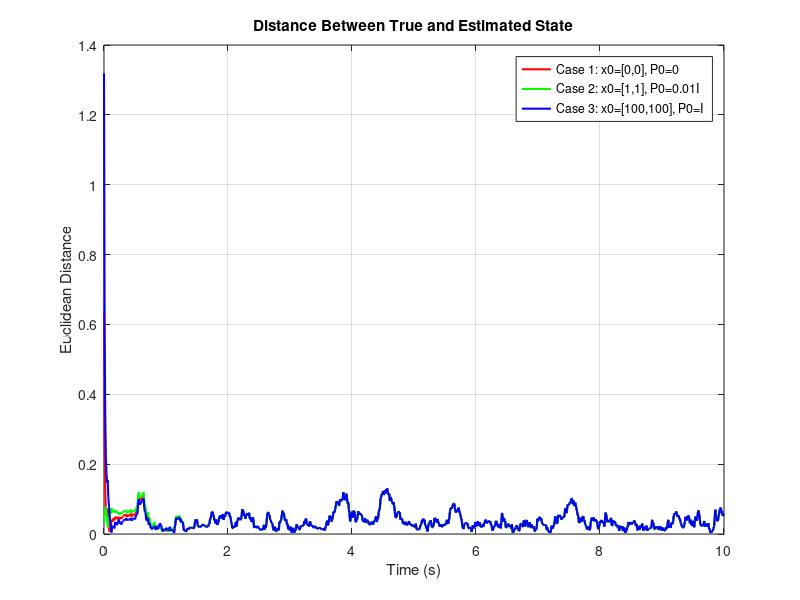
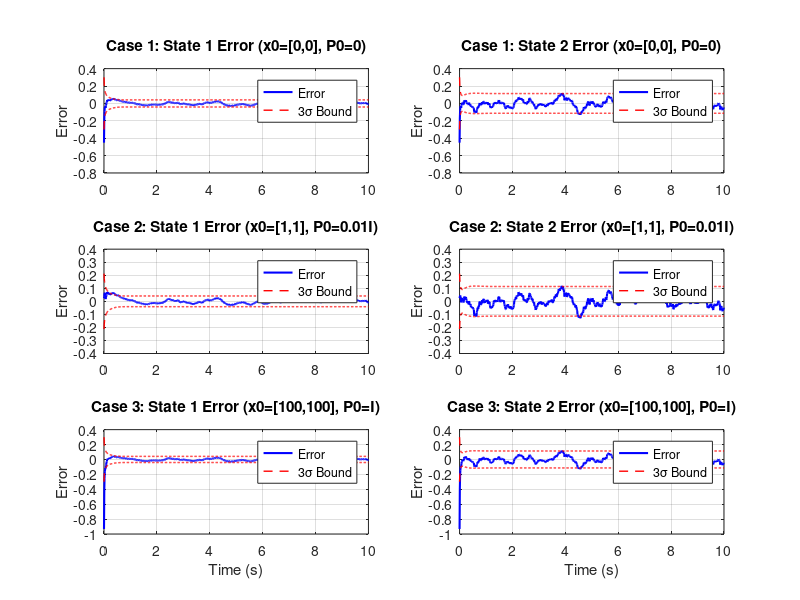

The MATLAB source for these figures, in order: (Note: this script raises an error after producing the figures.)
clear all; close all; clc;

A = [9.9985 * 10^-1, 9.8510 * 10^-3;
    -2.9553 * 10^-2, 9.7030 * 10^-1];
B = [4.9502 * 10^-5;
    9.8510 * 10^-3];

H = [1, 0];  

Q = 1;
R = 0.01;
N = 1001;
dt = 0.01;
time = (0:N-1)' * dt;

x0_true = [1; 1];

% Generate synthetic data
rng(42);
w = sqrt(Q) * randn(N,1);
v = sqrt(R) * randn(N,1);
x_true = zeros(2, N);
x_true(:,1) = x0_true;

for k = 1:N-1
    x_true(:,k+1) = A * x_true(:,k) + B * w(k);
end

y_meas = H * x_true + v';

% Improved Kalman filter function (fixed initialization)
function [x_hat_plus, P_plus, x_hat_minus, P_minus] = ...
    runKalmanFilter(A, B, H, Q, R, y_meas, x_hat0_minus, P0_minus, N)
    
    x_hat_minus = zeros(2, N);
    x_hat_plus = zeros(2, N);
    P_minus = zeros(2,2,N);
    P_plus = zeros(2,2,N);

    % Proper initialization (FIXED)
    x_hat_minus(:,1) = x_hat0_minus;
    P_minus(:,:,1) = P0_minus;  % Corrected assignment
    
    for k = 1:N
        % Update step
        Kk = P_minus(:,:,k) * H' / (H * P_minus(:,:,k) * H' + R);
        x_hat_plus(:,k) = x_hat_minus(:,k) + Kk * (y_meas(k) - H * x_hat_minus(:,k));
        P_plus(:,:,k) = (eye(2) - Kk * H) * P_minus(:,:,k);

        % Propagation step (except for last iteration)
        if k < N
            x_hat_minus(:,k+1) = A * x_hat_plus(:,k);
            P_minus(:,:,k+1) = A * P_plus(:,:,k) * A' + B * Q * B';
        end
    end
end

%% Test different initial conditions (as in assignment)
fprintf('Running Kalman filter with different initial conditions...\n');

% Case 1: Initial state [0,0], P0 = [0 0; 0 0] (overconfident wrong)
[x_hat_plus_1, P_plus_1] = runKalmanFilter(A, B, H, Q, R, y_meas, [1000;1000], [20 20; 20 20], N);

% Case 2: Initial state [1,1], P0 = [0.01 0.01; 0.01 0.01] (good state, moderate uncertainty)
[x_hat_plus_2, P_plus_2] = runKalmanFilter(A, B, H, Q, R, y_meas, [1;1], [0.01 0.01; 0.01 0.01], N);

% Case 3: Initial state [100,100], P0 = [1 1; 1 1] (bad state, high uncertainty)
[x_hat_plus_3, P_plus_3] = runKalmanFilter(A, B, H, Q, R, y_meas, [100;100], [1 1; 1 1], N);

% Calculate errors
error_1 = x_true - x_hat_plus_1;
error_2 = x_true - x_hat_plus_2;
error_3 = x_true - x_hat_plus_3;

% Calculate Euclidean distances
dist1 = sqrt(sum(error_1.^2, 1));
dist2 = sqrt(sum(error_2.^2, 1));
dist3 = sqrt(sum(error_3.^2, 1));

% Plot Euclidean distances (as in assignment)
figure;
plot(time, dist1, 'r-', 'LineWidth', 1.5); hold on;
plot(time, dist2, 'g-', 'LineWidth', 1.5);
plot(time, dist3, 'b-', 'LineWidth', 1.5);
xlabel('Time (s)');
ylabel('Euclidean Distance');
title('Distance Between True and Estimated State');
legend('Case 1: x0=[0,0], P0=0', 'Case 2: x0=[1,1], P0=0.01I', 'Case 3: x0=[100,100], P0=I', 'Location', 'best');
grid on;



%% Plot state errors with 3σ bounds for all cases
figure('Position', [100, 100, 1200, 800]);

% Case 1 - State 1
subplot(3,2,1);
sigma_bounds_1_state1 = 3 * squeeze(sqrt(P_plus_1(1,1,:)));
plot(time, error_1(1,:), 'b', 'LineWidth', 1.5); hold on;
plot(time, sigma_bounds_1_state1, 'r--', 'LineWidth', 1);
plot(time, -sigma_bounds_1_state1, 'r--', 'LineWidth', 1);
ylabel('Error');
title('Case 1: State 1 Error (x0=[0,0], P0=0)');
legend('Error', '3σ Bound', 'Location', 'best');
grid on;

% Case 1 - State 2
subplot(3,2,2);
sigma_bounds_1_state2 = 3 * squeeze(sqrt(P_plus_1(2,2,:)));
plot(time, error_1(2,:), 'b', 'LineWidth', 1.5); hold on;
plot(time, sigma_bounds_1_state2, 'r--', 'LineWidth', 1);
plot(time, -sigma_bounds_1_state2, 'r--', 'LineWidth', 1);
ylabel('Error');
title('Case 1: State 2 Error (x0=[0,0], P0=0)');
legend('Error', '3σ Bound', 'Location', 'best');
grid on;

% Case 2 - State 1
subplot(3,2,3);
sigma_bounds_2_state1 = 3 * squeeze(sqrt(P_plus_2(1,1,:)));
plot(time, error_2(1,:), 'b', 'LineWidth', 1.5); hold on;
plot(time, sigma_bounds_2_state1, 'r--', 'LineWidth', 1);
plot(time, -sigma_bounds_2_state1, 'r--', 'LineWidth', 1);
ylabel('Error');
title('Case 2: State 1 Error (x0=[1,1], P0=0.01I)');
legend('Error', '3σ Bound', 'Location', 'best');
grid on;

% Case 2 - State 2
subplot(3,2,4);
sigma_bounds_2_state2 = 3 * squeeze(sqrt(P_plus_2(2,2,:)));
plot(time, error_2(2,:), 'b', 'LineWidth', 1.5); hold on;
plot(time, sigma_bounds_2_state2, 'r--', 'LineWidth', 1);
plot(time, -sigma_bounds_2_state2, 'r--', 'LineWidth', 1);
ylabel('Error');
title('Case 2: State 2 Error (x0=[1,1], P0=0.01I)');
legend('Error', '3σ Bound', 'Location', 'best');
grid on;

% Case 3 - State 1
subplot(3,2,5);
sigma_bounds_3_state1 = 3 * squeeze(sqrt(P_plus_3(1,1,:)));
plot(time, error_3(1,:), 'b', 'LineWidth', 1.5); hold on;
plot(time, sigma_bounds_3_state1, 'r--', 'LineWidth', 1);
plot(time, -sigma_bounds_3_state1, 'r--', 'LineWidth', 1);
xlabel('Time (s)'); ylabel('Error');
title('Case 3: State 1 Error (x0=[100,100], P0=I)');
legend('Error', '3σ Bound', 'Location', 'best');
grid on;

% Case 3 - State 2
subplot(3,2,6);
sigma_bounds_3_state2 = 3 * squeeze(sqrt(P_plus_3(2,2,:)));
plot(time, error_3(2,:), 'b', 'LineWidth', 1.5); hold on;
plot(time, sigma_bounds_3_state2, 'r--', 'LineWidth', 1);
plot(time, -sigma_bounds_3_state2, 'r--', 'LineWidth', 1);
xlabel('Time (s)'); ylabel('Error');
title('Case 3: State 2 Error (x0=[100,100], P0=I)');
legend('Error', '3σ Bound', 'Location', 'best');
grid on;

sgtitle('Kalman Filter Estimation Errors with 3σ Bounds');

%% Enhanced Convergence Analysis
fprintf('\n=== Enhanced Convergence Analysis ===\n');

cases = {error_1, error_2, error_3};
P_cases = {P_plus_1, P_plus_2, P_plus_3};
case_names = {'Case 1: x0=[0,0], P0=0', 'Case 2: x0=[1,1], P0=0.01I', 'Case 3: x0=[100,100], P0=I'};

for i = 1:3
    error = cases{i};
    P_plus = P_cases{i};
    
    % Calculate 3σ bounds
    sigma_bounds_state1 = 3 * squeeze(sqrt(P_plus(1,1,:)));
    sigma_bounds_state2 = 3 * squeeze(sqrt(P_plus(2,2,:)));
    
    % Check if errors are within 3σ bounds (after initial transient)
    steady_state_start = 501;
    
    % State 1
    within_bounds_state1 = sum(abs(error(1, steady_state_start:end)) <= sigma_bounds_state1(steady_state_start:end)');
    percentage_state1 = within_bounds_state1 / (N - steady_state_start + 1) * 100;
    
    % State 2
    within_bounds_state2 = sum(abs(error(2, steady_state_start:end)) <= sigma_bounds_state2(steady_state_start:end)');
    percentage_state2 = within_bounds_state2 / (N - steady_state_start + 1) * 100;
    
    % Final errors
    final_error_state1 = abs(error(1, end));
    final_error_state2 = abs(error(2, end));
    
    fprintf('%s:\n', case_names{i});
    fprintf('  State 1: %.2f%% of errors within 3σ bounds, Final error: %.4f\n', percentage_state1, final_error_state1);
    fprintf('  State 2: %.2f%% of errors within 3σ bounds, Final error: %.4f\n', percentage_state2, final_error_state2);
    
    % Convergence time (error < 0.1)
    convergence_threshold = 0.1;
    converged_idx = find(all(abs(error) < convergence_threshold, 1), 1);
    if ~isempty(converged_idx)
        fprintf('  Converged to error < 0.1 at %.2f seconds\n', time(converged_idx));
    else
        fprintf('  Did not converge to error < 0.1 within simulation time\n');
    end
    fprintf('\n');
end

%% Display System Information
fprintf('=== System Information ===\n');
fprintf('Sampling interval: %.3f s\n', dt);
fprintf('Simulation duration: %.1f s\n', time(end));
fprintf('Process noise variance Q: %.2f\n', Q);
fprintf('Measurement noise variance R: %.4f\n', R);
eigenvalues = eig(A);
fprintf('Eigenvalues of A: %.4f, %.4f\n', eigenvalues(1), eigenvalues(2));

% Fixed the ternary operator - using if-else instead
if all(abs(eigenvalues) < 1)
    stability = 'Stable';
else
    stability = 'Unstable';
end
fprintf('System stability: %s\n', stability);
